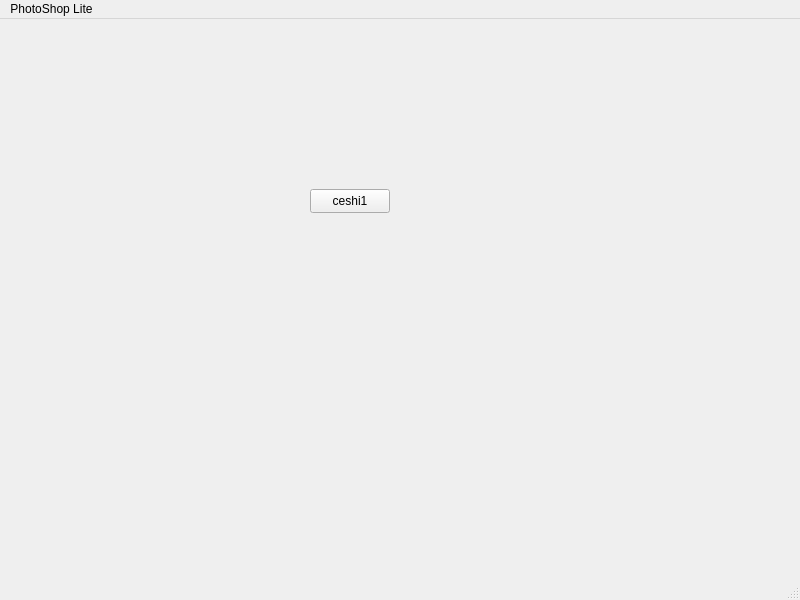
<?xml version="1.0" encoding="UTF-8"?>
<ui version="4.0">
 <class>MainWindow</class>
 <widget class="QMainWindow" name="MainWindow">
  <property name="geometry">
   <rect>
    <x>0</x>
    <y>0</y>
    <width>800</width>
    <height>600</height>
   </rect>
  </property>
  <property name="windowTitle">
   <string>MainWindow</string>
  </property>
  <widget class="QWidget" name="centralwidget">
   <widget class="QPushButton" name="pushButton">
    <property name="geometry">
     <rect>
      <x>310</x>
      <y>170</y>
      <width>80</width>
      <height>24</height>
     </rect>
    </property>
    <property name="text">
     <string>ceshi1</string>
    </property>
   </widget>
  </widget>
  <widget class="QMenuBar" name="menubar">
   <property name="geometry">
    <rect>
     <x>0</x>
     <y>0</y>
     <width>800</width>
     <height>21</height>
    </rect>
   </property>
   <widget class="QMenu" name="menuPhotoShop_Lite">
    <property name="title">
     <string>PhotoShop Lite</string>
    </property>
   </widget>
   <addaction name="menuPhotoShop_Lite"/>
  </widget>
  <widget class="QStatusBar" name="statusbar"/>
 </widget>
 <resources/>
 <connections/>
</ui>
